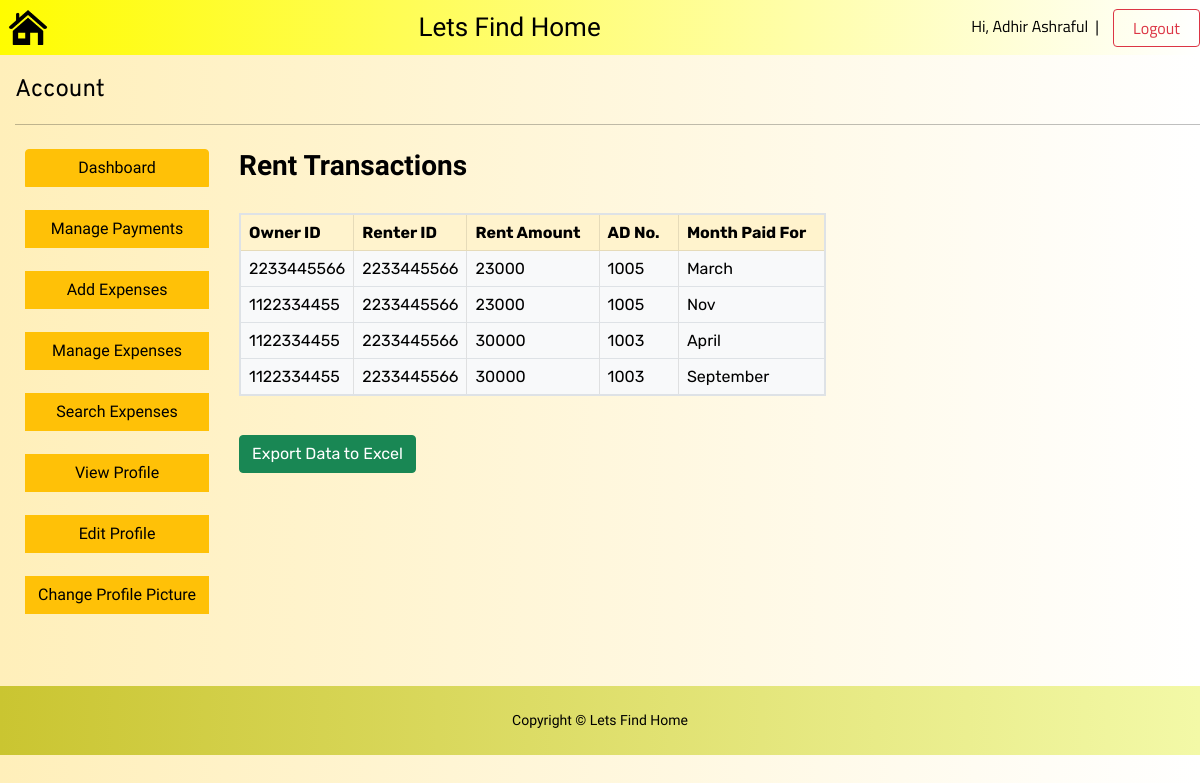
The page /Manager/view/manage_transactions.php (signed in) on the database its author committed.
### tables this page shows
CREATE TABLE `manager` (
  `Name` varchar(40) NOT NULL,
  `Email` varchar(40) NOT NULL,
  `NID` varchar(20) NOT NULL,
  `Gender` varchar(10) NOT NULL,
  `Password` varchar(20) NOT NULL,
  `Degree` varchar(200) NOT NULL,
  `Image` varchar(100) NOT NULL
);

CREATE TABLE `payments` (
  `AD_No` varchar(10) NOT NULL,
  `Owner_ID` varchar(15) NOT NULL,
  `Renter_ID` varchar(15) NOT NULL,
  `Rent` varchar(8) NOT NULL,
  `Paid` varchar(8) NOT NULL,
  `Month` varchar(15) NOT NULL
);

### Manager/model/model.php (called while the page is built, shortened)
<?php
    function getUserInfo($data){
        $conn = db_conn();
        $selectQuery = "SELECT * FROM `manager` where NID = ?";
        try {
            $stmt = $conn->prepare($selectQuery);
            $stmt->execute([$data["NID"]]);
        } catch (PDOException $e) {
            echo $e->getMessage();
        }
        $row = $stmt->fetch(PDO::FETCH_ASSOC);
        if (!empty($row)) {
            return $row;
        }
    }
function payment_history(){
    $conn = db_conn();
    $selectQuery = "SELECT * FROM `payments`";
    try {
        $stmt = $conn->query($selectQuery);
    } catch (PDOException $e) {
        echo $e->getMessage();
    }
    $rows = $stmt->fetchAll(PDO::FETCH_ASSOC);
    return $rows;
}

### Manager/controller/getaccountantData.php (called while the page is built, shortened)
<?php
include_once '../model/model.php';
class getDataFromFile{
    function checkFromFiles($data){
        return getUserInfo($data);
    }
}
?>

### Manager/controller/get_payment_history.php (called while the page is built)
<?php
include_once '../model/model.php';
function get_history(){
    return payment_history();
}
?>

### Manager/view/manage_transactions.php (the view, shortened to what this page needs)
<?php
if (isset($_SESSION["NID"])) {
    $NID = $_SESSION["NID"];
    $data = array(
        'NID' => $NID
    );
    require_once '../controller/getaccountantData.php';
    require_once '../controller/get_payment_history.php';
    $pays = get_history();
}
?>
<?php
include 'header.php';
?>
<html>
<head>
    <link href="https://cdn.jsdelivr.net/npm/bootstrap@5.1.3/dist/css/bootstrap.min.css" rel="stylesheet">
    <link rel="stylesheet" href="../css/dashboard_styles.css">
</head>
<body class="bd">
    <br>
    <legend style="padding-left:15px; font-family: 'Overpass', sans-serif;">Account
        <hr>
    </legend>
    <div style="display:flex">
        <div>
            <?php include 'menu.php'; ?>
        </div>
        <div style="display: inline-block; padding-left: 30px; font-family: 'Rubik', sans-serif; font-size:15px">
            <h3 style="font-family: 'Overlock', cursive;"><b>Rent Transactions</b></h3><br>
            <table class="table table-bordered" id="pay">
                <tr class="table-warning">
                    <th class="table-warning">Owner ID&nbsp;&nbsp;&nbsp;</th>
                    <th class="table-warning">Renter ID&nbsp;&nbsp;&nbsp;</th>
                    <th class="table-warning">Rent Amount&nbsp;&nbsp;&nbsp;</th>
                    <th class="table-warning">AD No.&nbsp;&nbsp;&nbsp;</th>
                    <th class="table-warning">Month Paid For&nbsp;&nbsp;&nbsp;</th>
                </tr>
                <?php
                foreach ($pays as $row) {
                    echo '<tr><td class="table-light">' . $row["Owner_ID"] . '</td>
                          <td class="table-light">' . $row["Renter_ID"] . '</td>
                          <td class="table-light">' . $row["Paid"] . '</td>
                          <td class="table-light">' . $row["AD_No"] . '</td>
                          <td class="table-light">' .  $row["Month"] . '</tr>';
                }
                ?>
            </table>
            <br>
            <button id="btn" class="btn btn-success">Export Data to Excel</button>
        </div>
    </div><br><br>
    <?php
    include 'footer.php';
    ?>
</body>
</html>

### Manager/view/header.php (shortened to what this page needs)
<?php
$Full_Name=$Email=$Gender=$Password=$Image="";
if(isset($_SESSION["NID"])){
    $NID=$_SESSION["NID"];
    $data=array(
        'NID'=>$NID
    );
    require_once '../controller/getaccountantData.php';
    $accountant_dashboard=new getDataFromFile($data);
    $manager=$accountant_dashboard->checkFromFiles($data);
    $Full_Name=$manager['Name'];
}
?>
<!DOCTYPE html>
<html>
<head>
    <link href="https://cdn.jsdelivr.net/npm/bootstrap@5.1.3/dist/css/bootstrap.min.css" rel="stylesheet">
</head>
<body>
    <nav class="navbar fixed-top navbar-dark bg-info" style="background: linear-gradient(to right, #fffc00, #ffffff);">
        <div>&nbsp;&nbsp;<img class="rounded float-end" src="../images/logo2.png" width="40px" height="35px"></div>
        <div style="font-family: 'Faster One', cursive;font-size:26px">Lets Find Home</div>
        <div style="font-family: 'Titillium Web', sans-serif;"><?php echo "Hi, " . $Full_Name; ?>&nbsp;&nbsp;|&nbsp;&nbsp;&nbsp;
            <a href="log_out.php" style="padding-right:5px" class="btn btn-outline-danger"><span>&nbsp;&nbsp;Logout&nbsp;&nbsp;&nbsp;&nbsp;</span></a>
        </div>
    </nav>
</body>
</html>

### Manager/view/menu.php (shortened to what this page needs)
<!DOCTYPE html>
<html>
<head>
  <link href="https://cdn.jsdelivr.net/npm/bootstrap@5.1.3/dist/css/bootstrap.min.css" rel="stylesheet">
</head>
<body>
  <div class="btn-group-vertical" style="padding-left: 25px;font-family: 'Readex Pro', sans-serif; color:black;">
    <a href="accountant_dashboard.php" class="btn btn-warning">Dashboard</a><br>
    <a href="manage_transactions.php" class="btn btn-warning">Manage Payments</a><br>
    <a href="create_expenses.php" class="btn btn-warning">Add Expenses</a><br>
    <a href="manage_expense.php" class="btn btn-warning">Manage Expenses</a><br>
    <a href="search_expense.php" class="btn btn-warning">Search Expenses</a><br>
    <a href="view_profile.php" class="btn btn-warning">View Profile</a><br>
    <a href="edit_profile.php" class="btn btn-warning">Edit Profile</a><br>
    <a href="change_profile_picture.php" class="btn btn-warning">Change Profile Picture</a><br>
  </div>
</body>
</html>

### Manager/view/footer.php (shortened to what this page needs)
<!DOCTYPE html>
<html>
<link href="https://cdn.jsdelivr.net/npm/bootstrap@5.0.2/dist/css/bootstrap.min.css" rel="stylesheet">
<link rel="stylesheet" type="text/css" href="../css/footer_styles.css">
<body>
  <footer id="sticky-footer" class="flex-shrink-0 py-4 bg-dark text-white-50" style="background: linear-gradient(to right, #cac531, #f3f9a7);">
    <div class="container text-center" style="color:black">
      <small>Copyright &copy; Lets Find Home</small>
    </div>
  </footer>
</body>
</html>

### Manager/css/dashboard_styles.css (style rules this page uses)
.bd { font-family: 'Aleo', serif; background: linear-gradient(to right, #ffefba, #ffffff); background-size: cover; background-position: center; height: 100vh; color: #000; }
hr { color: blue; }
table { border: 2px solid blue; }

### House Owner/css/footer_styles.css (style rules this page uses)
html, body { height: 100%; }
body { background: #007bff; background: linear-gradient(to right, #0062E6, #33AEFF); }

### rows shown on the page
manager: Name "Adhir Ashraful"
payments: Owner_ID "2233445566", Renter_ID "2233445566", Paid "23000", AD_No "1005", Month "March"
payments: Owner_ID "1122334455", Renter_ID "2233445566", Paid "23000", AD_No "1005", Month "Nov"
payments: Owner_ID "1122334455", Renter_ID "2233445566", Paid "30000", AD_No "1003", Month "April"
payments: Owner_ID "1122334455", Renter_ID "2233445566", Paid "30000", AD_No "1003", Month "September"
